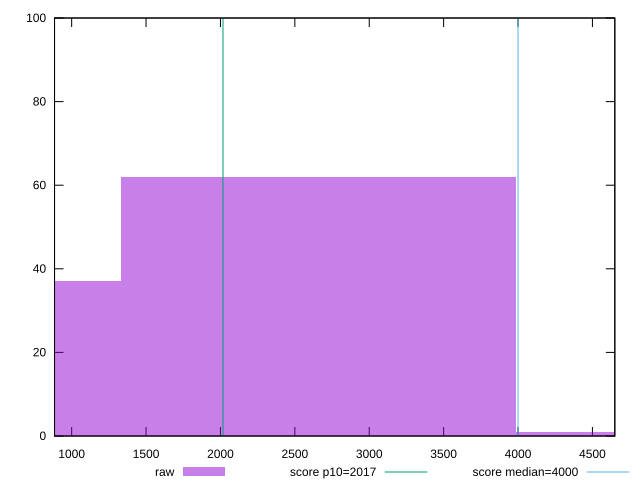

Write the gnuplot code that produced this figure.
reset

$raw <<EOF
2658.805585824561 62
0 37
5317.611171649122 1
EOF

set key outside below
set boxwidth 2658.805585824561
set xrange [884.8759999999999:4650.531999999999]
set yrange [0:100]
set trange [0:100]
set style fill transparent solid 0.5 noborder

set parametric
set terminal svg size 640, 490 enhanced background rgb 'white'
set output "reports/report_00027_2021-02-24T12-40-31.850Z/mainthread-work-breakdown/samples/agenda/raw/histogram.svg"

plot $raw title "raw" with boxes, \
     2017,t title "score p10=2017", \
     4000,t title "score median=4000"

reset
